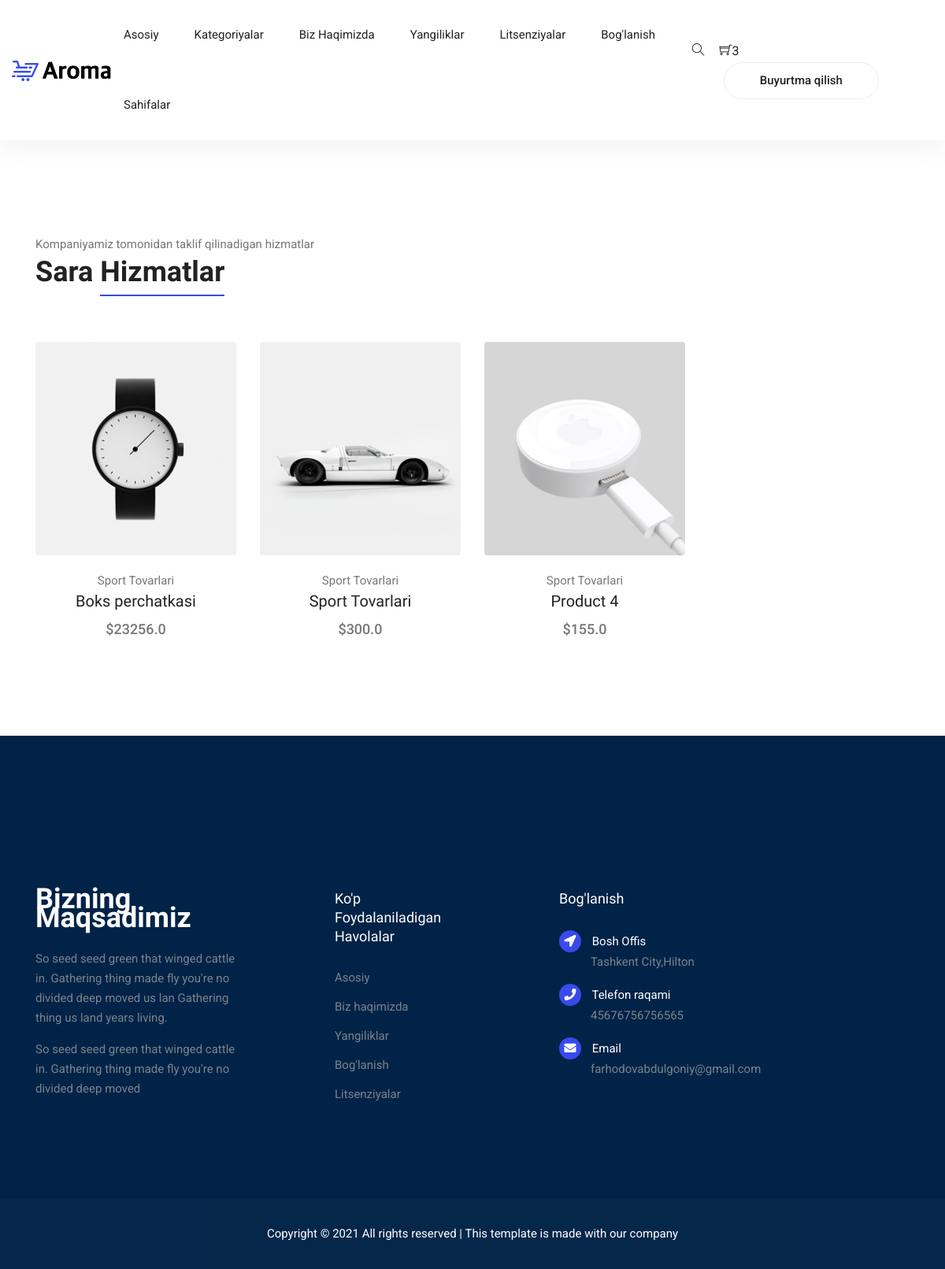
Page /category-products/1/Sporvarlarimaxsusnogironlaruchun/ on the earlier database version.
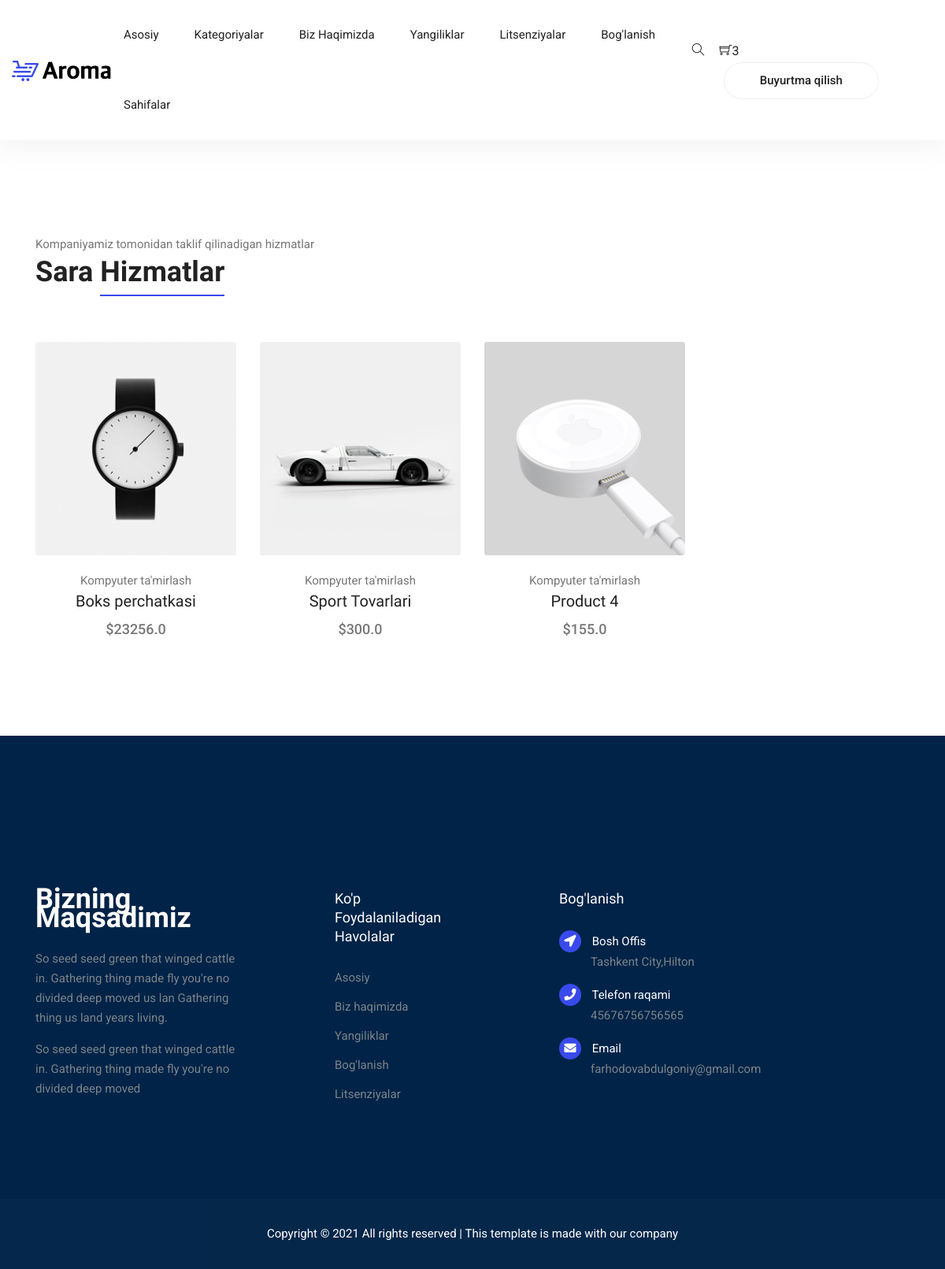
Same page on the later database version.
### product/models.py (models this page shows, shortened)
class Product(models.Model):
    STATUS = (
        ('True','Mavjud'),
        ('False','Mavjud emas'),
    )
    category = models.ForeignKey(Category,on_delete=models.CASCADE)
    title = models.CharField(max_length=222,unique=True)
    keywords = models.CharField(max_length=222,unique=True)
    description = models.CharField(max_length=222,blank=True)
    image = models.ImageField(upload_to='product_main/',blank=True)
    price = models.FloatField()
    amount = models.IntegerField()
    minamount = models.IntegerField()
    detail = RichTextUploadingField()
    slug = models.SlugField(null=False,unique=True)
    status = models.CharField(max_length=15,choices=STATUS)
    create_at = models.DateTimeField(auto_now_add=True)
    update_at = models.DateTimeField(auto_now=True)
    def image_tag(self):
        return mark_safe('<img src="{}" height="50">'.format(self.image.url))
    image_tag.short_description = 'Image'

class Category(models.Model):
    title = models.CharField(max_length=222,unique=True)
    keywords = models.CharField(max_length=255,unique=True)
    slug = models.SlugField(null=False,unique=True)
    image = models.ImageField(upload_to = 'category_images/',blank=True)
    description = models.CharField(max_length=255,blank=True)
    create_at = models.DateTimeField(auto_now_add=True)
    update_at = models.DateTimeField(auto_now=True)
    def __str__(self):
        return self.title

### home/models.py (models this page shows, shortened)
class Setting(models.Model):
    title = models.CharField(max_length=222)
    keywords = models.CharField(max_length=222)
    description = models.CharField(max_length=222)
    country = models.CharField(max_length=222,blank=True)
    address = models.CharField(max_length=222,blank=True)
    phone = models.CharField(max_length=222, blank=True)
    email = models.EmailField()
    facebook = models.CharField(max_length=222,blank=True)
    instagram = models.CharField(max_length=222,blank=True)
    twitter = models.CharField(max_length=222,blank=True)
    youtube = models.CharField(max_length=222,blank=True)
    aboutus = RichTextUploadingField()
    contact = RichTextUploadingField()
    create_at = models.DateTimeField(auto_now_add=True)
    update_at = models.DateTimeField(auto_now=True)

### home/views.py (the view)
# urls.py: path('category-products/<int:pk>/<slug:slug>/',views.category_products,name='category_products'),
def category_products(request,pk,slug):
    setting = Setting.objects.all()
    category = Category.objects.all()
    product = Product.objects.filter(category_id=pk)
    context = {
        'setting':setting,
        'category':category,
        'product':product,
    }
    return render(request,'category_products.html',context)

### templates/category_products.html (shortened to what this page needs)
{% extends 'base.html' %}
{% load static %}
{% block body %}
<section class="section-margin calc-60px">
    <div class="container">
        <div class="section-intro pb-60px">
            <p>Kompaniyamiz tomonidan taklif qilinadigan hizmatlar</p>
            <h2>Sara <span class="section-intro__style">Hizmatlar</span></h2>
        </div>
        <div class="row">
            {% for i in product %}
            <div class="col-md-6 col-lg-4 col-xl-3">
                <div class="card text-center card-product">
                    <div class="card-product__img">
                        <img class="card-img" src="{{i.image.url}}" alt="">
                    </div>
                    <div class="card-body">
                        <p>{{i.category}}</p>
                        <h4 class="card-product__title"><a href="/product-detail/{{i.id}}/">{{i.title}}</a></h4>
                        <p class="card-product__price">${{i.price|safe}}</p>
                    </div>
                </div>
            </div>
            {% endfor %}
        </div>
    </div>
</section>
{% endblock %}

### templates/base.html (shortened to what this page needs)
{% load static %}
<!DOCTYPE html>
<html lang="en">
<head>
    <link rel="stylesheet" href="{% static 'vendors/bootstrap/bootstrap.min.css' %}">
    <link rel="stylesheet" href="{% static 'vendors/fontawesome/css/all.min.css' %}">
    <link rel="stylesheet" href="{% static 'vendors/themify-icons/themify-icons.css' %}">
    <link rel="stylesheet" href="{% static 'vendors/nice-select/nice-select.css' %}">
    <link rel="stylesheet" href="{% static 'vendors/owl-carousel/owl.theme.default.min.css' %}">
    <link rel="stylesheet" href="{% static 'vendors/owl-carousel/owl.carousel.min.css' %}">
    <link rel="stylesheet" href="{% static 'css/style.css' %}">
</head>
<body>
    {% block header %}{% include 'header.html' %}{% endblock %}
    {% block body %}{% endblock %}
    {% block footer %}{% include 'footer.html' %}{% endblock %}
</body>
</html>

### templates/header.html (shortened to what this page needs)
{% load static %}
<header class="header_area">
  <div class="main_menu">
    <nav class="navbar navbar-expand-lg navbar-light">
      <div class="container-fluid">
        <a class="navbar-brand logo_h" href="/"><img src="{% static 'img/logo.png' %}" alt=""></a>
        <div class="collapse navbar-collapse offset" id="navbarSupportedContent">
          <ul class="nav navbar-nav menu_nav ml-auto mr-auto">
            <li class="nav-item"><a class="nav-link" href="/" id="Home">Asosiy</a></li>
            <li class="nav-item submenu dropdown">
              <a href="#" class="nav-link dropdown-toggle" data-toggle="dropdown" role="button" aria-haspopup="true"
                aria-expanded="false" id="Categories">Kategoriyalar</a>
            </li>
            <li class="nav-item"><a class="nav-link" href="{% url 'aboutus' %}" id="About">Biz haqimizda</a></li>
            <li class="nav-item"><a class="nav-link" href="{% url 'post' %}" id="News">Yangiliklar</a></li>
            <li class="nav-item"><a class="nav-link" href="{% url 'lic' %}" id="Licenses">Litsenziyalar</a></li>
            <li class="nav-item"><a class="nav-link" href="{% url 'contact' %}">Bog'lanish</a></li>
            <li class="nav-item submenu dropdown">
              <a href="#" class="nav-link dropdown-toggle" data-toggle="dropdown" role="button" aria-haspopup="true"
                aria-expanded="false">Sahifalar</a>
            </li>
          </ul>
          <ul class="nav-shop">
            <li class="nav-item"><button><i class="ti-search"></i></button></li>
            <li class="nav-item"><a href="{% url 'shopcart' %}"><i class="ti-shopping-cart"></i></a><span class="nav-shop__circle">3</span></li>
            <li class="nav-item"><a class="button button-header" href="{% url 'shopcart' %}">Buyurtma qilish</a></li>
          </ul>
        </div>
      </div>
    </nav>
  </div>
</header>

### templates/footer.html
{% load static %}
<footer class="footer">
    <div class="footer-area">
        <div class="container">
            <div class="row section_gap">
                <div class="col-lg-3 col-md-6 col-sm-6">
                    <div class="single-footer-widget tp_widgets">
                        <h4 class="footer_title large_title">Bizning maqsadimiz</h4>
                        <p>
                            So seed seed green that winged cattle in. Gathering thing made fly you're no
                            divided deep moved us lan Gathering thing us land years living.
                        </p>
                        <p>
                            So seed seed green that winged cattle in. Gathering thing made fly you're no divided deep
                            moved
                        </p>
                    </div>
                </div>
                <div class="offset-lg-1 col-lg-2 col-md-6 col-sm-6">
                    <div class="single-footer-widget tp_widgets">
                        <h4 class="footer_title">Ko'p foydalaniladigan havolalar</h4>
                        <ul class="list">
                            <li><a href="/">Asosiy</a></li>
                            <li><a href="{% url 'aboutus' %}">Biz haqimizda</a></li>
                            <li><a href="{% url 'post' %}">Yangiliklar</a></li>
                            <li><a href="{% url 'contact' %}">Bog'lanish</a></li>
                            <li><a href="{% url 'lic' %}">Litsenziyalar</a></li>
                        </ul>
                    </div>
                </div>
                <div class="offset-lg-1 col-lg-3 col-md-6 col-sm-6">
                    <div class="single-footer-widget tp_widgets">
                        {% for i in setting %}
                        <h4 class="footer_title">Bog'lanish</h4>
                        <div class="ml-40">
                            <p class="sm-head">
                                <span class="fa fa-location-arrow"></span>
                                Bosh Offis
                            </p>
                            <p>{{i.address}}</p>
                            <p class="sm-head">
                                <span class="fa fa-phone"></span>
                                Telefon raqami
                            </p>
                            <p>
                                {{i.phone}}
                            </p>
                            <p class="sm-head">
                                <span class="fa fa-envelope"></span>
                                Email
                            </p>
                            <p>
                                {{i.email}}
                            </p>
                        </div>
                        {% endfor %}
                    </div>
                </div>
            </div>
        </div>
    </div>
    <div class="footer-bottom">
        <div class="container">
            <div class="row d-flex">
                <p class="col-lg-12 footer-text text-center">
                    Copyright &copy;
                    <script>document.write(new Date().getFullYear());</script> All rights reserved | This template is
                    made with our company
                </p>
            </div>
        </div>
    </div>
</footer>

### static/css/style.css (style rules this page uses)
body { color:#777;font-family:"Roboto",sans-serif;font-size:15px;font-weight:400;line-height:1.667 }
ul { list-style-type:none;margin:0;padding:0 }
button { cursor:pointer }
h1,h2,h3,h4,h5,h6 { font-family:"Oswald",sans-serif;color:#222;line-height:1.1 }
h2,.h2 { font-size:36px;font-weight:600 }
h4,.h4 { font-size:20px;font-weight:400;line-height:1.3 }
a { display:inline-block }
.section-margin { margin:45px 0 }
@media (min-width: 980px) { .section-margin { margin:70px 0 } }
@media (min-width: 1100px) { .section-margin { margin:120px 0 } }
@media (min-width: 1100px) { .section-margin.calc-60px { margin:120px 0 70px 0 } }
.pb-60px { padding-bottom:60px }
.ml-40 { margin-left:40px }
.header_area { position:relative;width:100%;z-index:9999;transition:background 0.4s, all 0.3s linear;box-shadow:0px 10px 27px 3px rgba(221,221,221,0.3) }
.header_area .navbar { background:transparent;padding:0px;border:0px;border-radius:0px }
.header_area .navbar .nav .nav-item { margin-right:45px }
.header_area .navbar .nav .nav-item .nav-link { text-transform:capitalize;color:#222;display:inline-block }
@media (min-width: 991px) { .header_area .navbar .nav .nav-item .nav-link { padding:32px 0px } }
.header_area .navbar .nav .nav-item .nav-link:after { display:none }
.header_area .navbar .nav .nav-item.submenu { position:relative }
.header_area .navbar .nav .nav-item:last-child { margin-right:0px }
.nav-shop li { display:inline-block;margin-right:15px }
.nav-shop li i,.nav-shop li span { font-size:16px;color:#222 }
.nav-shop li button { padding:0;border:0;background:transparent;position:relative }
.nav-shop li:last-child { margin-left:40px }
.section-intro p { margin-bottom:3px }
.section-intro__style { border-bottom:2px solid #384aeb;padding-bottom:8px }
.card-product { border:0;margin-bottom:30px }
.card-product p { margin-bottom:0 }
.card-product__img { position:relative }
.card-product__title a { color:#222 }
.card-product__price { font-size:18px;font-weight:500 }
.button { display:inline-block;border:1px solid #384aeb;border-radius:30px;color:#222;font-weight:500;padding:12px 50px;background:#384aeb;color:#fff;transition:all .4s ease }
.button-header { padding:10px 45px;background:transparent;color:#222;border-color:#EEEEEE }
.footer-area { background:#002347;padding:50px 0px 50px }
@media (min-width: 1000px) { .footer-area { padding:195px 0px 120px } }
.single-footer-widget p { margin-bottom:15px }
.single-footer-widget p:last-child { margin-bottom:0 }
.single-footer-widget .sm-head { color:#fff;margin-bottom:0px }
.single-footer-widget .sm-head span { position:relative;margin-left:-40px;margin-right:10px;display:inline-block;width:28px;height:28px;line-height:28px;text-align:center;background:#384aeb;color:#ffffff;border-radius:20px }
.tp_widgets .list li { margin-bottom:12px }
.tp_widgets .list li a { color:#7b838a;font-family:"Roboto",sans-serif }
.tp_widgets .list li:last-child { margin-bottom:0px }
.tp_widgets p { color:#7b838a }
.footer_title { font-size:18px;line-height:24px;font-weight:500;font-family:"Oswald",sans-serif;text-transform:capitalize;color:#fff;margin-bottom:28px }
.footer_title.large_title { font-size:36px;font-weight:600 }
.footer-bottom { background:rgba(0,35,71,0.980392);padding:32px }
.footer-bottom .footer-text { color:#fff;margin-bottom:0 }

Differences in the rows shown:
changed through a linked row, Product "Boks perchatkasi": category "Sport Tovarlari" → "Kompyuter ta'mirlash"
changed through a linked row, Product "Sport Tovarlari": category "Sport Tovarlari" → "Kompyuter ta'mirlash"
changed through a linked row, Product "Product 4": category "Sport Tovarlari" → "Kompyuter ta'mirlash"
